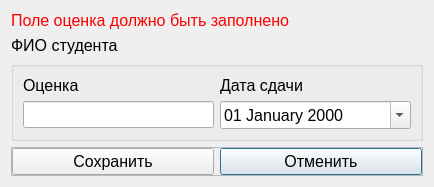
<?xml version="1.0" encoding="UTF-8"?>
<ui version="4.0">
 <class>ProstavitOcenki</class>
 <widget class="QDialog" name="ProstavitOcenki">
  <property name="geometry">
   <rect>
    <x>0</x>
    <y>0</y>
    <width>434</width>
    <height>187</height>
   </rect>
  </property>
  <property name="font">
   <font>
    <pointsize>12</pointsize>
   </font>
  </property>
  <property name="windowTitle">
   <string>Поставить оценку</string>
  </property>
  <layout class="QGridLayout" name="gridLayout_2">
   <item row="2" column="0">
    <widget class="QGroupBox" name="groupBox">
     <property name="font">
      <font>
       <pointsize>10</pointsize>
      </font>
     </property>
     <property name="title">
      <string/>
     </property>
     <layout class="QGridLayout" name="gridLayout" rowstretch="0,0" columnstretch="4,4">
      <item row="1" column="0">
       <widget class="QLineEdit" name="lineEdit_ocenka">
        <property name="font">
         <font>
          <pointsize>12</pointsize>
         </font>
        </property>
       </widget>
      </item>
      <item row="1" column="1">
       <widget class="QDateEdit" name="dateEdit">
        <property name="font">
         <font>
          <pointsize>12</pointsize>
         </font>
        </property>
        <property name="displayFormat">
         <string>dd MMMM yyyy</string>
        </property>
        <property name="calendarPopup">
         <bool>true</bool>
        </property>
       </widget>
      </item>
      <item row="0" column="0">
       <widget class="QLabel" name="label">
        <property name="font">
         <font>
          <pointsize>12</pointsize>
         </font>
        </property>
        <property name="text">
         <string>Оценка</string>
        </property>
       </widget>
      </item>
      <item row="0" column="1">
       <widget class="QLabel" name="label_2">
        <property name="font">
         <font>
          <pointsize>12</pointsize>
         </font>
        </property>
        <property name="text">
         <string>Дата сдачи</string>
        </property>
       </widget>
      </item>
     </layout>
    </widget>
   </item>
   <item row="3" column="0">
    <widget class="QFrame" name="frame">
     <property name="font">
      <font>
       <pointsize>10</pointsize>
      </font>
     </property>
     <property name="frameShape">
      <enum>QFrame::StyledPanel</enum>
     </property>
     <property name="frameShadow">
      <enum>QFrame::Raised</enum>
     </property>
     <layout class="QGridLayout" name="gridLayout_3">
      <property name="leftMargin">
       <number>0</number>
      </property>
      <property name="topMargin">
       <number>0</number>
      </property>
      <property name="rightMargin">
       <number>0</number>
      </property>
      <property name="bottomMargin">
       <number>0</number>
      </property>
      <item row="0" column="1">
       <widget class="QPushButton" name="pushButton_cancel">
        <property name="font">
         <font>
          <pointsize>12</pointsize>
         </font>
        </property>
        <property name="text">
         <string>Отменить</string>
        </property>
        <property name="icon">
         <iconset resource="resourses.qrc">
          <normaloff>:/img/img/cancel.png</normaloff>:/img/img/cancel.png</iconset>
        </property>
       </widget>
      </item>
      <item row="0" column="0">
       <widget class="QPushButton" name="pushButton_save">
        <property name="font">
         <font>
          <pointsize>12</pointsize>
         </font>
        </property>
        <property name="text">
         <string>Сохранить</string>
        </property>
        <property name="icon">
         <iconset resource="resourses.qrc">
          <normaloff>:/img/img/ok.png</normaloff>:/img/img/ok.png</iconset>
        </property>
       </widget>
      </item>
     </layout>
    </widget>
   </item>
   <item row="1" column="0">
    <widget class="QLabel" name="label_nameStud">
     <property name="font">
      <font>
       <pointsize>12</pointsize>
      </font>
     </property>
     <property name="text">
      <string>ФИО студента</string>
     </property>
    </widget>
   </item>
   <item row="0" column="0">
    <widget class="QLabel" name="label_error">
     <property name="font">
      <font>
       <pointsize>12</pointsize>
      </font>
     </property>
     <property name="styleSheet">
      <string notr="true">color:red</string>
     </property>
     <property name="text">
      <string>Поле оценка должно быть заполнено</string>
     </property>
    </widget>
   </item>
  </layout>
 </widget>
 <resources>
  <include location="resourses.qrc"/>
 </resources>
 <connections/>
</ui>
